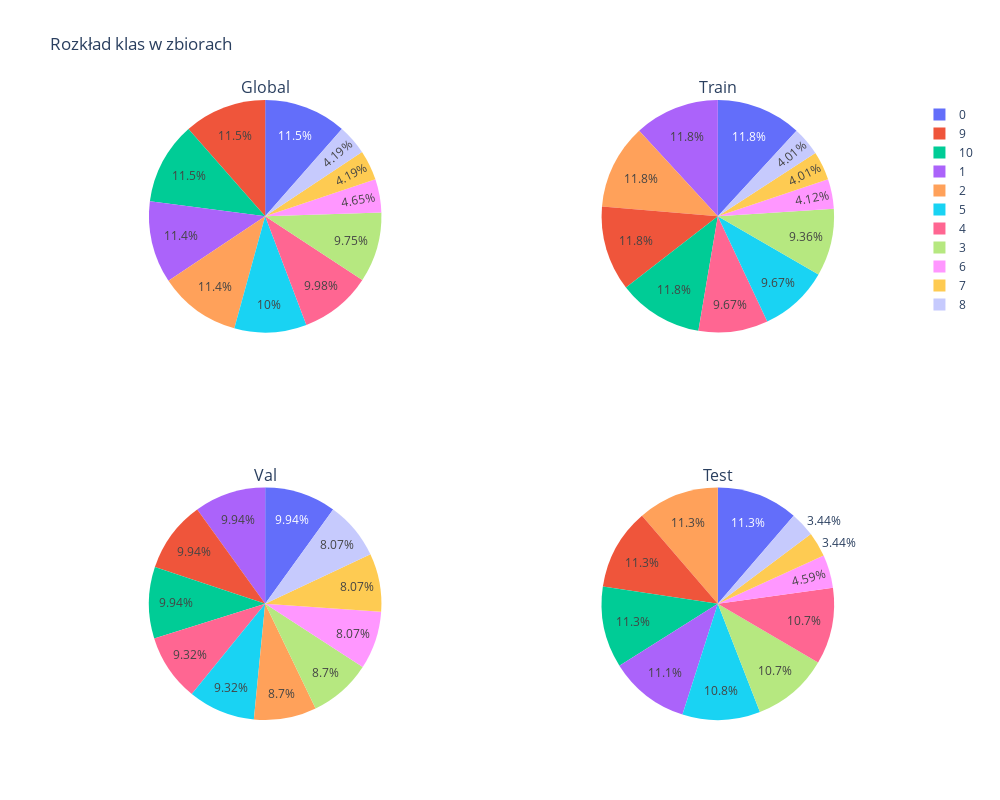

The code cell stored with this chart in its notebook:
### Code cell
specs = [[{'type':'domain'}, {'type':'domain'}], [{'type':'domain'}, {'type':'domain'}]]
fig = make_subplots(rows=2, cols=2, specs=specs, subplot_titles=["Global", "Train", "Val", "Test"])
fig.add_trace(go.Pie(labels=temp['class_idx'].values, values=temp['global'].values, name="Global"),
              1, 1)
fig.add_trace(go.Pie(labels=temp['class_idx'].values, values=temp['train'].values, name="Train"),
              1, 2)
fig.add_trace(go.Pie(labels=temp['class_idx'].values, values=temp['val'].values, name="Valid"),
              2, 1)
fig.add_trace(go.Pie(labels=temp['class_idx'].values, values=temp['test'].values, name="Test"),
              2, 2)

fig.update_traces(hoverinfo='label+percent+name', textinfo='percent')
fig.update(layout_title_text='Rozkład klas w zbiorach',
           layout_showlegend=True)
fig.update_layout(height=800, width=1000)

fig = go.Figure(fig)
fig.show()

### Figure 1 — Plotly figure (JSON) as saved in the notebook; plotly's stock layout.template omitted (floating-point values rounded to 4 significant figures)
{"data": [{"domain": {"x": [0, 0.45], "y": [0.625, 1]}, "hoverinfo": "label+percent+name", "labels": [0, 1, 2, 3, 4, 5, 6, 7, 8, 9, 10], "name": "Global", "textinfo": "percent", "type": "pie", "values": [200, 199, 198, 170, 174, 175, 81, 73, 73, 200, 200]}, {"domain": {"x": [0.55, 1], "y": [0.625, 1]}, "hoverinfo": "label+percent+name", "labels": [0, 1, 2, 3, 4, 5, 6, 7, 8, 9, 10], "name": "Train", "textinfo": "percent", "type": "pie", "values": [115, 115, 115, 91, 94, 94, 40, 39, 39, 115, 115]}, {"domain": {"x": [0, 0.45], "y": [0, 0.375]}, "hoverinfo": "label+percent+name", "labels": [0, 1, 2, 3, 4, 5, 6, 7, 8, 9, 10], "name": "Valid", "textinfo": "percent", "type": "pie", "values": [16, 16, 14, 14, 15, 15, 13, 13, 13, 16, 16]}, {"domain": {"x": [0.55, 1], "y": [0, 0.375]}, "hoverinfo": "label+percent+name", "labels": [0, 1, 2, 3, 4, 5, 6, 7, 8, 9, 10], "name": "Test", "textinfo": "percent", "type": "pie", "values": [69, 68, 69, 65, 65, 66, 28, 21, 21, 69, 69]}], "layout": {"annotations": [{"font": {"size": 16}, "showarrow": false, "text": "Global", "x": 0.225, "xanchor": "center", "xref": "paper", "y": 1, "yanchor": "bottom", "yref": "paper"}, {"font": {"size": 16}, "showarrow": false, "text": "Train", "x": 0.775, "xanchor": "center", "xref": "paper", "y": 1, "yanchor": "bottom", "yref": "paper"}, {"font": {"size": 16}, "showarrow": false, "text": "Val", "x": 0.225, "xanchor": "center", "xref": "paper", "y": 0.375, "yanchor": "bottom", "yref": "paper"}, {"font": {"size": 16}, "showarrow": false, "text": "Test", "x": 0.775, "xanchor": "center", "xref": "paper", "y": 0.375, "yanchor": "bottom", "yref": "paper"}], "height": 800, "showlegend": true, "title": {"text": "Rozkład klas w zbiorach"}, "width": 1000}}
